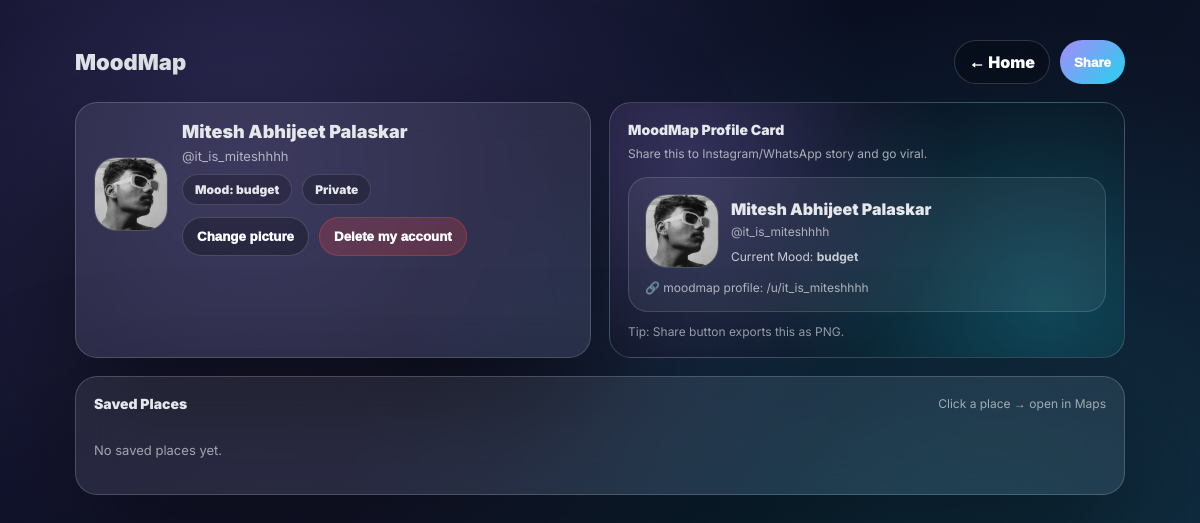
/u/it_is_miteshhhh (signed in), run on an earlier commit of the app's database.
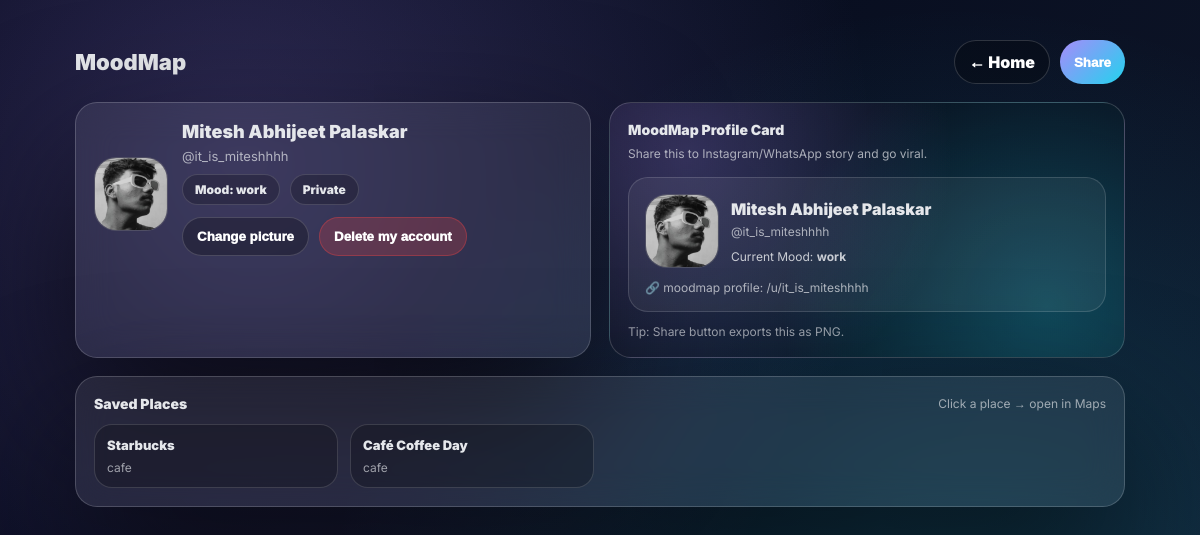
And on a later commit of the database.
### tables this page shows
CREATE TABLE users(
            id INTEGER PRIMARY KEY AUTOINCREMENT,
            name TEXT NOT NULL,
            email TEXT UNIQUE NOT NULL,
            password TEXT NOT NULL,
            remember_token TEXT
        , username TEXT, is_private INTEGER DEFAULT 0, current_mood TEXT, profile_pic TEXT);

CREATE TABLE favorites(
            id INTEGER PRIMARY KEY AUTOINCREMENT,
            user_id INTEGER NOT NULL,
            place_id TEXT NOT NULL,
            name TEXT,
            category TEXT,
            lat REAL,
            lon REAL,
            created_at INTEGER,
            UNIQUE(user_id, place_id)
        );

### app.py (the view)
@app.route("/u/<username>")
def public_profile(username):
    user = user_by_username(username)
    if not user:
        abort(404)
    viewer_id = current_user()
    rel = follow_status(viewer_id, user["id"])
    is_private = int(user["is_private"] or 0)
    allowed_to_view = True
    if is_private:
        allowed_to_view = can_view_private(viewer_id, user["id"])
    places = []
    if allowed_to_view:
        with get_db() as db:
            rows = db.execute("""
                SELECT place_id, name, category, lat, lon, created_at
                FROM favorites
                WHERE user_id=?
                ORDER BY created_at DESC
            """, (user["id"],)).fetchall()
        places = [dict(r) for r in rows]
    return render_template(
        "profile.html",
        profile_name=user["name"],
        profile_username=user["username"],
        current_mood=user["current_mood"] or "work",
        is_private=is_private,
        allowed=allowed_to_view,
        relationship=rel,
        viewer_logged_in=True if viewer_id else False,
        is_owner=True if viewer_id and viewer_id == user["id"] else False,
        profile_pic=user["profile_pic"] or "",
        places=places,
        admin=True if is_admin(viewer_id) else False
    )

### app.py (called while the page is built, shortened)
def get_db():
    db = sqlite3.connect(DB_PATH, timeout=30, check_same_thread=False)
    db.row_factory = sqlite3.Row
    try:
        db.execute("PRAGMA journal_mode=WAL;")
        db.execute("PRAGMA synchronous=NORMAL;")
        db.execute("PRAGMA busy_timeout=30000;")
        db.execute("PRAGMA foreign_keys=ON;")
    except:
        pass
    return db

def get_maintenance_mode():
    try:
        with get_db() as db:
            row = db.execute("SELECT value FROM app_meta WHERE key=?", ("maintenance_mode",)).fetchone()
            if not row:
                return False
            return str(row["value"]) == "1"
    except:
        return False

@app.context_processor
def inject_globals():
    return {
        "maintenance_mode": get_maintenance_mode()
    }

@app.before_request
def maintenance_gate():
    try:
        if request.path.startswith("/static/"):
            return None
    except Exception as e:
        print("⚠️ maintenance_gate error:", e)
        return None

def current_user():
    if "user_id" in session:
        return session["user_id"]

def user_by_username(username):
    username = (username or "").strip().lower()
    with get_db() as db:
        return db.execute("SELECT * FROM users WHERE username=?", (username,)).fetchone()

def follow_status(viewer_id, target_id):
    if not viewer_id:
        return "none"
    with get_db() as db:
        row = db.execute("""
            SELECT status FROM follows
            WHERE follower_id=? AND following_id=?
        """, (viewer_id, target_id)).fetchone()
    if not row:
        return "none"
    return row["status"]

def can_view_private(viewer_id, target_id):
    if viewer_id and viewer_id == target_id:
        return True

def is_admin(uid):
    try:
        return uid and int(uid) == 1
    except:
        return False

### templates/profile.html (shortened to what this page needs)
<!DOCTYPE html>
<html lang="en">
<head>
<link rel="stylesheet" href="https://cdn.jsdelivr.net/npm/cropperjs@1.6.2/dist/cropper.min.css">
</head>
<body
  data-owner="{% if is_owner %}1{% else %}0{% endif %}"
  data-admin="{% if admin %}1{% else %}0{% endif %}"
>
<div class="wrap">
  <div class="topRow">
    <div class="brand">MoodMap</div>
    <div style="display:flex;gap:10px;flex-wrap:wrap">
      <a class="btn" href="/">← Home</a>
      <button class="btn primary" id="shareBtn"> Share</button>
    </div>
  </div>
  <div class="grid">
    <div class="card">
      <div class="profileRow">
        <div class="pfp" id="profilePfpBox">
          {% if profile_pic %}
            <img id="profilePfpImg" src="{{profile_pic}}" />
          {% else %}
            {{profile_name[:1]}}
          {% endif %}
        </div>
        <div style="min-width:0;">
          <div class="name">{{profile_name}}</div>
          <div class="user">@{{profile_username}}</div>
          <div class="metaRow">
            <span class="badge">Mood: {{current_mood}}</span>
            <span class="badge">{% if is_private %}Private{% else %}Public{% endif %}</span>
          </div>
          {% if is_owner %}
          <div style="margin-top:12px;display:flex;gap:10px;flex-wrap:wrap">
            <button class="btn" onclick="document.getElementById('pfpFile').click()">Change picture</button>
            <button class="btn" id="deleteAccountBtn" style="background:rgba(239,68,68,0.22);border-color:rgba(239,68,68,0.35);">
               Delete my account
            </button>
          </div>
          {% endif %}
        </div>
      </div>
    </div>
    <div class="shareCard" id="shareCard">
      <div class="shareTitle">MoodMap Profile Card</div>
      <div class="shareSub">Share this to Instagram/WhatsApp story and go viral.</div>
      <div class="shareInner">
        <div style="display:flex;gap:12px;align-items:center;">
          <div class="pfp" id="sharePfpBox">
            {% if profile_pic %}
              <img id="sharePfpImg" src="{{profile_pic}}" />
            {% else %}
              {{profile_name[:1]}}
            {% endif %}
          </div>
          <div>
            <div style="font-weight:1000;font-size:16px">{{profile_name}}</div>
            <div style="opacity:.7;font-size:12px;margin-top:5px">@{{profile_username}}</div>
            <div style="margin-top:10px;font-size:12px;opacity:.85">
              Current Mood: <b>{{current_mood}}</b>
            </div>
          </div>
        </div>
        <div class="qr">🔗 moodmap profile: /u/{{profile_username}}</div>
      </div>
      <div class="hint">Tip: Share button exports this as PNG.</div>
    </div>
  </div>
  <div class="card" style="margin-top:18px">
    <div style="display:flex;justify-content:space-between;gap:12px;align-items:center;flex-wrap:wrap">
      <div style="font-weight:1000;font-size:14px">Saved Places</div>
      <div style="opacity:.65;font-size:12px">Click a place → open in Maps</div>
    </div>
    {% if allowed %}
      <div class="places">
        {% for p in places %}
          <div class="place" onclick="openMaps('{{p.lat}}','{{p.lon}}')">
            <div class="pTitle">{{p.name}}</div>
            <div class="pMeta">{{p.category}}</div>
          </div>
        {% endfor %}
      </div>
      {% if places|length == 0 %}
        <div style="opacity:.65;font-size:13px;padding:18px 0">No saved places yet.</div>
      {% endif %}
    {% else %}
      <div style="opacity:.65;font-size:13px;padding:18px 0">
        Saved places are hidden for private profiles.
      </div>
    {% endif %}
  </div>
</div>
</body>
</html>

### templates/profile.html (style rules this page uses)
:root { --accent:#a78bfa; --accent2:#22d3ee; --text:#e5e7eb; }
body { margin:0; min-height:100vh; font-family:Inter,system-ui; color:var(--text); background: radial-gradient(circle at 20% 20%, #a78bfa40, transparent 55%), radial-gradient(circle at 80% 80%, #22d3ee35, transparent 55%), linear-gradient(120deg,#020617,#0f172a); overflow-x:hidden; }
.wrap { max-width:1050px;margin:auto;padding:40px 22px 90px; }
.topRow { display:flex;justify-content:space-between;gap:12px;flex-wrap:wrap;align-items:center;margin-bottom:18px; }
.brand { font-weight:1000;font-size:22px; }
.btn { padding:11px 14px;border-radius:999px; border:1px solid rgba(255,255,255,0.16); background:rgba(0,0,0,0.26); color:white;text-decoration:none; font-weight:1000; cursor:pointer; transition: transform .15s ease; }
.btn.primary { border:none;background:linear-gradient(135deg,var(--accent),var(--accent2)) }
.grid { display:grid;grid-template-columns: 1fr 1fr;gap:18px;margin-top:18px; }
.card { border-radius:22px;border:1px solid rgba(255,255,255,0.18); background: rgba(255,255,255,0.08); backdrop-filter: blur(18px); box-shadow: 0 60px 140px rgba(0,0,0,0.65); padding:18px; }
.profileRow { display:flex;gap:14px;align-items:center; }
.pfp { width:72px;height:72px;border-radius:22px; border:1px solid rgba(255,255,255,0.18); overflow:hidden;background:rgba(0,0,0,0.22); display:grid;place-items:center; font-weight:1000;font-size:22px; }
.pfp img { width:100%;height:100%;object-fit:cover }
.name { font-weight:1000;font-size:18px }
.user { opacity:.7;font-size:13px;margin-top:6px }
.metaRow { margin-top:10px;display:flex;gap:10px;flex-wrap:wrap }
.badge { padding:7px 12px;border-radius:999px; border:1px solid rgba(255,255,255,0.14); background:rgba(0,0,0,0.22); font-size:12px;font-weight:900; }
.places { display:grid;grid-template-columns:repeat(auto-fill,minmax(220px,1fr));gap:12px;margin-top:12px; }
.place { border-radius:18px;border:1px solid rgba(255,255,255,0.14); background:rgba(0,0,0,0.22); padding:12px;cursor:pointer;transition: transform .15s ease; }
.pTitle { font-weight:1000;font-size:13px }
.pMeta { opacity:.65;font-size:12px;margin-top:7px }
.shareCard { border-radius:22px;border:1px solid rgba(255,255,255,0.18); background: radial-gradient(circle at 15% 20%, rgba(167,139,250,0.24), transparent 55%), radial-gradient(circle at 85% 80%, rgba(34,211,238,0.24), transparent 55%), rgba(0,0,0,0.22); padding:18px;position:relative;overflow:hidden; }
.shareTitle { font-weight:1000;font-size:14px }
.shareSub { opacity:.7;font-size:12px;margin-top:7px;line-height:1.5 }
.shareInner { margin-top:14px;border-radius:20px;border:1px solid rgba(255,255,255,0.14); background: rgba(255,255,255,0.06); padding:16px; }
.qr { margin-top:12px;opacity:.72;font-size:12px; }
.hint { opacity:.65;font-size:12px;margin-top:12px }

What changed in the data, as far as the page shows it:
changed users "Mitesh Abhijeet Palaskar": current_mood "budget" → "work"
added favorites: name "Starbucks", category "cafe"
added favorites: name "Café Coffee Day", category "cafe"
Also different on the page:
text no longer shown: "No saved places yet."
